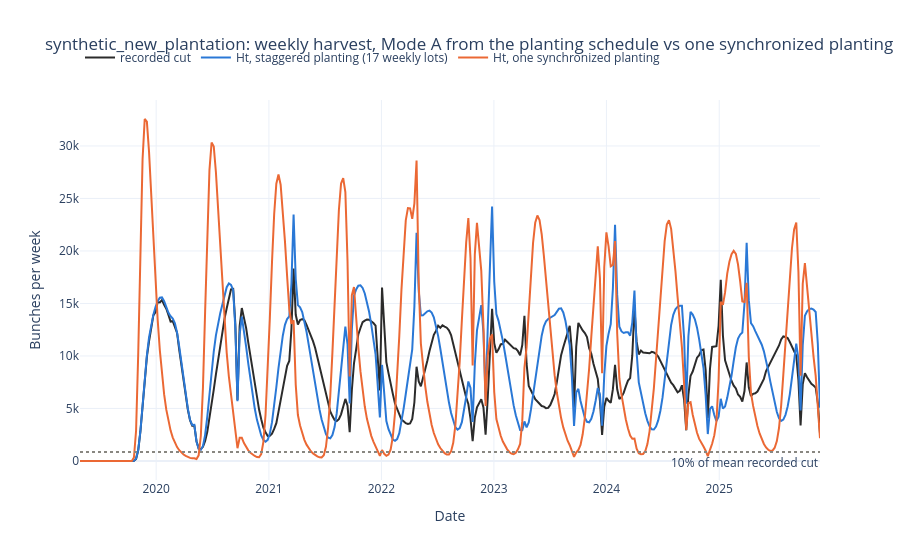

Notebook code for this chart:
### Code cell
fig = go.Figure()
fig.add_trace(go.Scatter(x=[weather_new.calendar_date_for_week(w) for w in cut_series.index], y=cut_series.values,
                         name="recorded cut", line=dict(color="#2b2b2b", width=2)))
fig.add_trace(go.Scatter(x=staggered_out["date"], y=staggered_out["Ht"].round(1), name="Ht, staggered planting (17 weekly lots)",
                         line=dict(color="#2a78d6", width=2)))
fig.add_trace(go.Scatter(x=synchronized_out["date"], y=synchronized_out["Ht"].round(1), name="Ht, one synchronized planting",
                         line=dict(color="#eb6834", width=2)))
fig.add_hline(y=LOW_HARVEST, line_dash="dot", line_color="#898781", annotation_text="10% of mean recorded cut",
              annotation_position="bottom right")
fig.update_layout(
    title=f"{NEW_DIR.name}: weekly harvest, Mode A from the planting schedule vs one synchronized planting",
    xaxis_title="Date",
    yaxis_title="Bunches per week",
    template="plotly_white",
    legend=dict(orientation="h", y=1.15),
)
fig.show()

### Figure 1 — Plotly figure (JSON) as saved in the notebook; plotly's stock layout.template omitted (floating-point values rounded to 4 significant figures; data arrays with more than 128 entries replaced by an {"elided": "..."} marker saying what was removed)
{"data": [{"line": {"color": "#2b2b2b", "width": 2}, "name": "recorded cut", "type": "scatter", "x": {"elided": "320 str values"}, "y": {"elided": "320 int values"}}, {"line": {"color": "#2a78d6", "width": 2}, "name": "Ht, staggered planting (17 weekly lots)", "type": "scatter", "x": {"elided": "344 str values"}, "y": {"elided": "344 float values"}}, {"line": {"color": "#eb6834", "width": 2}, "name": "Ht, one synchronized planting", "type": "scatter", "x": {"elided": "344 str values"}, "y": {"elided": "344 float values"}}], "layout": {"annotations": [{"showarrow": false, "text": "10% of mean recorded cut", "x": 1, "xanchor": "right", "xref": "x domain", "y": 859.7, "yanchor": "top", "yref": "y"}], "legend": {"orientation": "h", "y": 1.15}, "shapes": [{"line": {"color": "#898781", "dash": "dot"}, "type": "line", "x0": 0, "x1": 1, "xref": "x domain", "y0": 859.7, "y1": 859.7, "yref": "y"}], "title": {"text": "synthetic_new_plantation: weekly harvest, Mode A from the planting schedule vs one synchronized planting"}, "xaxis": {"title": {"text": "Date"}}, "yaxis": {"title": {"text": "Bunches per week"}}}}
